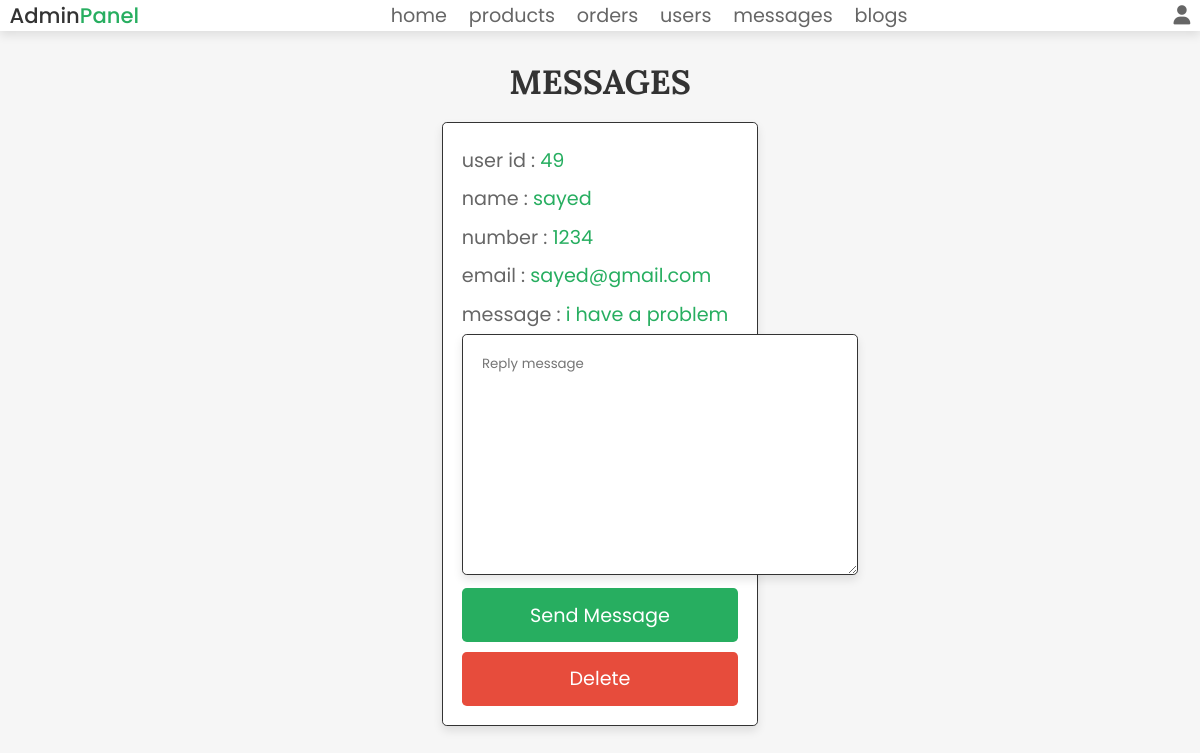
Screenshot of /admin_contacts.php (signed in) with the database file from the repository.
### tables this page shows
CREATE TABLE `message` (
  `id` int(100) NOT NULL,
  `user_id` int(100) NOT NULL,
  `name` varchar(100) NOT NULL,
  `email` varchar(100) NOT NULL,
  `number` varchar(12) NOT NULL,
  `message` varchar(500) NOT NULL
);

### admin_contacts.php (the view, shortened to what this page needs)
<?php
@include 'config.php';
?>
<!DOCTYPE html>
<html lang="en">
<head>
   <link rel="stylesheet" href="https://cdnjs.cloudflare.com/ajax/libs/font-awesome/6.1.1/css/all.min.css">
   <link rel="stylesheet" href="css/admin_style.css">
</head>
<body>
   <?php include 'admin_header.php'; ?>
   <section class="messages">
      <h1 class="title">messages</h1>
      <div class="box-container">
         <?php
         $select_message = $conn->prepare("SELECT * FROM `message`");
         $select_message->execute();
         if ($select_message->rowCount() > 0) {
            while ($fetch_message = $select_message->fetch(PDO::FETCH_ASSOC)) {
         ?>
               <div class="box">
                  <p> user id : <span><?= $fetch_message['user_id']; ?></span> </p>
                  <p> name : <span><?= $fetch_message['name']; ?></span> </p>
                  <p> number : <span><?= $fetch_message['number']; ?></span> </p>
                  <p> email : <span><?= $fetch_message['email']; ?></span> </p>
                  <p> message : <span><?= $fetch_message['message']; ?></span> </p>
                  <form action="" method="POST">
                     <textarea name="msg" class="box" required placeholder="Reply message" cols="30" rows="10"></textarea>
                     <input type="submit" value="send message" class="btn" name="send">
                  </form>
                  <a href="admin_contacts.php?delete=<?= $fetch_message['id']; ?>" onclick="return confirm('delete this message?');" class="delete-btn">delete</a>
               </div>
         <?php
            }
         } else {
            echo '<p class="empty">you have no messages!</p>';
         }
         ?>
      </div>
   </section>
</body>
</html>

### css/admin_style.css (style rules this page uses)
.messages .box-container { display: grid; grid-template-columns: repeat(auto-fit, 33rem); gap: 1.5rem; align-items: flex-start; justify-content: center; }
.messages .box-container .box { border: var(--border); box-shadow: var(--box-shadow); background-color: var(--white); border-radius: .5rem; padding: 2rem; }
.messages .box-container .box p { line-height: 1.5; padding: .5rem 0; font-size: 2rem; color: var(--light-color); }
.messages .box-container .box p span { color: var(--green); }

### css/components.css (style rules this page uses)
:root { --green: #27ae60; --orange: #f39c12; --red: #e74c3c; --black: #333; --light-color: #666; --white: #fff; --light-bg: #f6f6f6; --border: .2rem solid var(--black); --box-shadow: 0 .5rem 1rem rgba(0, 0, 0, .1); --swiper-theme-color: #27ae60 !important; --outline: .1rem solid rgba(0, 0, 0, .1); --outline-hover: .2rem solid var(--black); }
* { font-family: 'Poppins', sans-serif; margin: 0; padding: 0; box-sizing: border-box; outline: none; border: none; text-decoration: none; color: var(--black); }
body { background-color: var(--light-bg); }
html { font-size: 60%; overflow-x: hidden; scroll-behavior: smooth; scroll-padding-top: 6.5rem; }
section { padding: 3rem 2rem; max-width: 1200px; margin: 0 auto; }
.btn, .delete-btn, .option-btn { display: block; width: 100%; margin-top: 1rem; border-radius: .5rem; color: var(--white); font-size: 2rem; padding: 1.3rem 3rem; text-transform: capitalize; cursor: pointer; text-align: center; }
.btn { background-color: var(--green); }
.delete-btn { background-color: var(--red); }
.title { text-align: center; margin-bottom: 2rem; text-transform: uppercase; color: var(--black); font-size: 3.5rem; font-family: 'Lora', sans-serif; }

### rows the page displays
message: user "49", name "sayed", number "1234", email "sayed@gmail.com", message "i have a problem"
